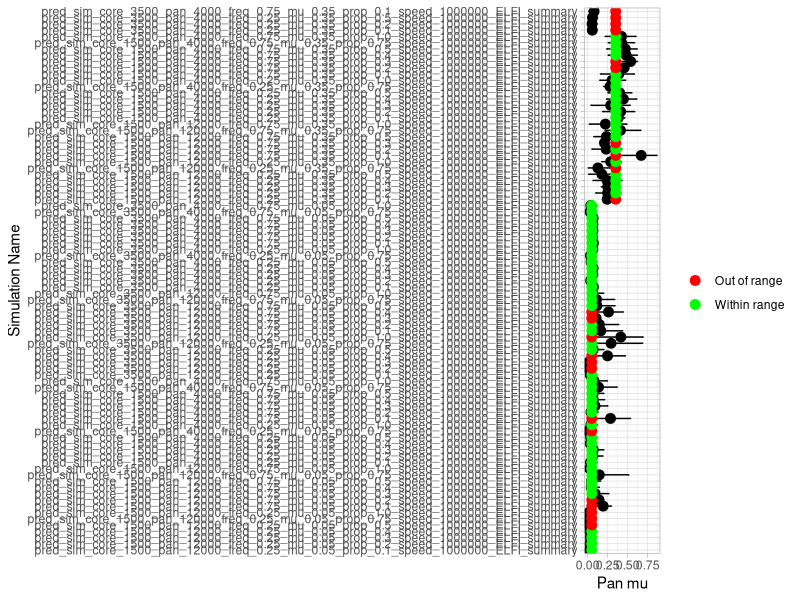
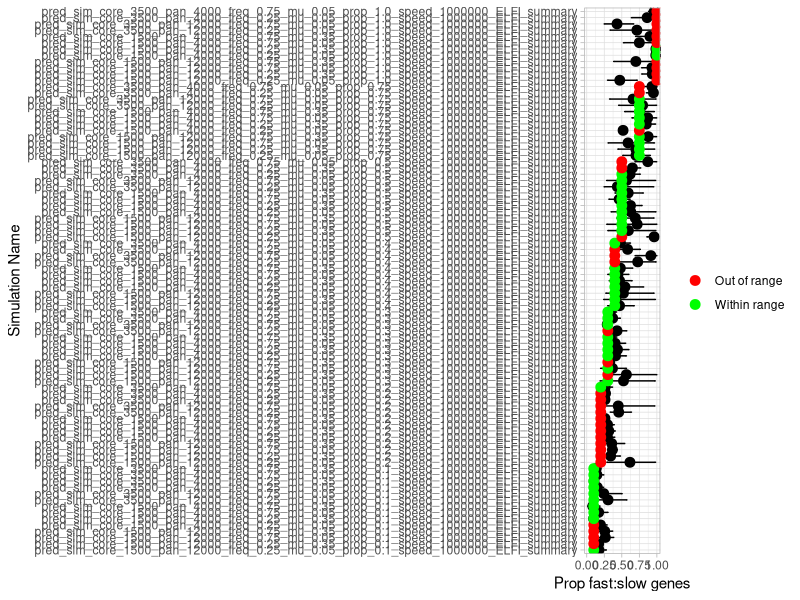
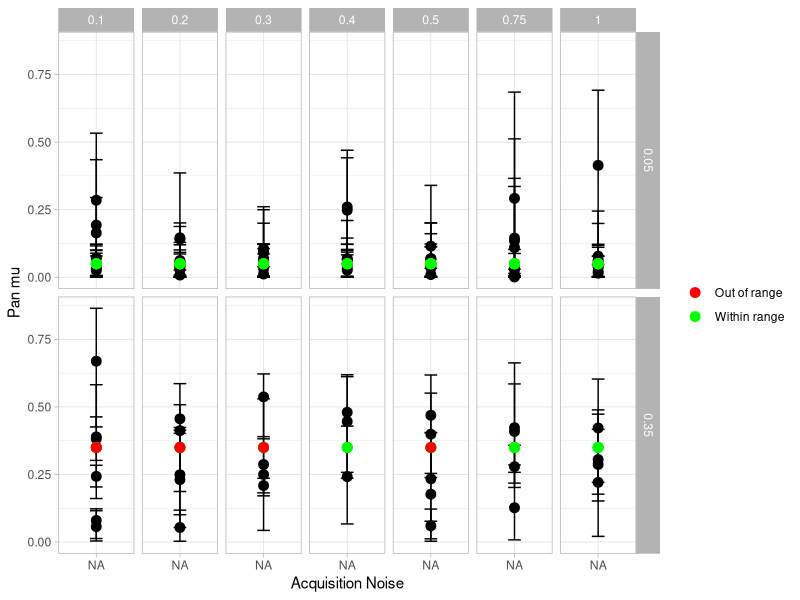

Here is the R script that generated these plots, in order: (Note: this script raises an error after producing the figures.)
library(ggplot2)
library(dplyr)

#df <- read.csv("results/predictions_negative_exp_3param_canberra_ngen200_hypparam_check_moderate_no_logit_BOLFI_parsed.txt", sep = "\t")
df <- read.csv("results/predictions_negative_exp_3param_canberra_ngen200_hypparam_check_moderate_no_logit_more_params_BOLFI_parsed.txt", sep = "\t")


df$core <- as.numeric(sub(".*core_(\\d+)_.*", "\\1", df$Name))
df$pan <- as.numeric(sub(".*pan_(\\d+)_.*", "\\1", df$Name))
df$freq <- as.numeric(sub(".*freq_([0-9.]+)_.*", "\\1", df$Name))
df$mu <- as.numeric(sub(".*mu_([0-9.]+)_.*", "\\1", df$Name))
df$prop <- as.numeric(sub(".*prop_([0-9.]+)_.*", "\\1", df$Name))
df$speed <- as.numeric(sub(".*speed_(\\d+)_.*", "\\1", df$Name))
df$initev <- as.numeric(sub(".*initev_(\\d+)_.*", "\\1", df$Name))
df$nevid <- as.numeric(sub(".*nevid_(\\d+)_.*", "\\1", df$Name))
df$updint <- as.numeric(sub(".*updint_(\\d+)_.*", "\\1", df$Name))
df$acqnoise <- as.numeric(sub(".*acqnoise_([0-9.]+)_.*", "\\1", df$Name))
df$thresh <- as.numeric(sub(".*thresh_([0-9.]+)_.*", "\\1", df$Name))

# split dfs
pan_mu_df <- subset(df, Param == "pan_mu")
prop_df <- subset(df, Param == "proportion")

pan_mu_df <- pan_mu_df %>%
  arrange(mu) 
pan_mu_df$Name <- factor(pan_mu_df$Name, levels = pan_mu_df$Name)
prop_df <- prop_df %>%
  arrange(prop)
prop_df$Name <- factor(prop_df$Name, levels = prop_df$Name)

# summary graphs
{
  p <- ggplot(pan_mu_df, aes(y = Name)) +
    # Horizontal range for Cred_2.5 to Cred_97.5
    geom_errorbarh(aes(xmin = Cred_2.5, xmax = Cred_97.5), height = 0.2) +
    # Point for Mean
    geom_point(aes(x = Mean), color = "black", size = 3) +
    # Conditional point for mu or prop with color based on range inclusion
    geom_point(
      aes(
        x = ifelse(Param == "pan_mu", mu, prop),
        color = ifelse((Param == "pan_mu" & mu >= Cred_2.5 & mu <= Cred_97.5) |
                         (Param == "proportion" & prop >= Cred_2.5 & prop <= Cred_97.5), 
                       "Within range", "Out of range")
      ),
      size = 3
    ) +
    # Define custom colors for the conditional points
    scale_color_manual(values = c("Within range" = "green", "Out of range" = "red")) +
    # Labels and theme
    labs(x = "Pan mu", y = "Simulation Name", color = "") +
    theme_light() +
    facet_grid()
  p
  
  ggsave("pan_mu_comparison.png")
  
  p <- ggplot(prop_df, aes(y = Name)) +
    # Horizontal range for Cred_2.5 to Cred_97.5
    geom_errorbarh(aes(xmin = Cred_2.5, xmax = Cred_97.5), height = 0.2) +
    # Point for Mean
    geom_point(aes(x = Mean), color = "black", size = 3) +
    # Conditional point for mu or prop with color based on range inclusion
    geom_point(
      aes(
        x = ifelse(Param == "pan_mu", mu, prop),
        color = ifelse((Param == "pan_mu" & mu >= Cred_2.5 & mu <= Cred_97.5) |
                         (Param == "proportion" & prop >= Cred_2.5 & prop <= Cred_97.5), 
                       "Within range", "Out of range")
      ),
      size = 3
    ) +
    # Define custom colors for the conditional points
    scale_color_manual(values = c("Within range" = "green", "Out of range" = "red")) +
    # Labels and theme
    labs(x = "Prop fast:slow genes", y = "Simulation Name", color = "") +
    theme_light()
  p
  ggsave("prop_comparison.png")
}


# param comp graphs
{
  p <- ggplot(pan_mu_df, aes(x = factor(acqnoise))) +
    # Horizontal range for Cred_2.5 to Cred_97.5
    geom_errorbar(aes(ymin = Cred_2.5, ymax = Cred_97.5), width = 0.2) +
    # Point for Mean
    geom_point(aes(y = Mean), color = "black", size = 3) +
    # Conditional point for mu or prop with color based on range inclusion
    geom_point(
      aes(
        y = ifelse(Param == "pan_mu", mu, prop),
        color = ifelse((Param == "pan_mu" & mu >= Cred_2.5 & mu <= Cred_97.5) |
                         (Param == "proportion" & prop >= Cred_2.5 & prop <= Cred_97.5), 
                       "Within range", "Out of range")
      ),
      size = 3
    ) +
    # Define custom colors for the conditional points
    scale_color_manual(values = c("Within range" = "green", "Out of range" = "red")) +
    # Labels and theme
    labs(y = "Pan mu", x = "Acquisition Noise", color = "") +
    theme_light() +
    facet_grid(mu~prop)
  p
  
  ggsave("pan_mu_comparison_acqnoise.png")
  
  p <- ggplot(prop_df, aes(x = factor(acqnoise))) +
    # Horizontal range for Cred_2.5 to Cred_97.5
    geom_errorbar(aes(ymin = Cred_2.5, ymax = Cred_97.5), width = 0.2) +
    # Point for Mean
    geom_point(aes(y = Mean), color = "black", size = 3) +
    # Conditional point for mu or prop with color based on range inclusion
    geom_point(
      aes(
        y = ifelse(Param == "pan_mu", mu, prop),
        color = ifelse((Param == "pan_mu" & mu >= Cred_2.5 & mu <= Cred_97.5) |
                         (Param == "proportion" & prop >= Cred_2.5 & prop <= Cred_97.5), 
                       "Within range", "Out of range")
      ),
      size = 3
    ) +
    # Define custom colors for the conditional points
    scale_color_manual(values = c("Within range" = "green", "Out of range" = "red")) +
    # Labels and theme
    labs(y = "Prop fast:slow genes", x = "Acquisition Noise", color = "") +
    theme_light() +
    facet_grid(mu~prop)
  p
  
  p <- ggplot(, aes(y = Name)) +
    # Horizontal range for Cred_2.5 to Cred_97.5
    geom_errorbarh(aes(xmin = Cred_2.5, xmax = Cred_97.5), height = 0.2) +
    # Point for Mean
    geom_point(aes(x = Mean), color = "black", size = 3) +
    # Conditional point for mu or prop with color based on range inclusion
    geom_point(
      aes(
        x = ifelse(Param == "pan_mu", mu, prop),
        color = ifelse((Param == "pan_mu" & mu >= Cred_2.5 & mu <= Cred_97.5) |
                         (Param == "proportion" & prop >= Cred_2.5 & prop <= Cred_97.5), 
                       "Within range", "Out of range")
      ),
      size = 3
    ) +
    # Define custom colors for the conditional points
    scale_color_manual(values = c("Within range" = "green", "Out of range" = "red")) +
    # Labels and theme
    labs(x = "Prop fast:slow genes", y = "Simulation Name", color = "") +
    theme_light()
  p
  ggsave("prop_comparison_acqnoise.png")
}

# for presentation
{
  sub_df <- subset(df, acqnoise == 0.01)
  sub_df$Mean <- round(sub_df$Mean, digits = 2)
  sub_df$Cred_2.5 <- round(sub_df$Cred_2.5, digits = 2)
  sub_df$Cred_97.5 <- round(sub_df$Cred_97.5, digits = 2)
  
  # convert 0.0 to 1.0
  sub_df$prop[sub_df$prop == 0.0] <- 1.0
  
  sub_df$Value = ifelse((sub_df$Param == "pan_mu"),
                        sub_df$mu, sub_df$prop)
  # for dodging
  sub_df$NonValue = ifelse((sub_df$Param == "pan_mu"),
                           sub_df$prop, sub_df$mu)
  
  sub_df$Param[sub_df$Param == "pan_mu"] <- "Mutation Rate"
  sub_df$Param[sub_df$Param == "proportion"] <- "Proportion Fast:Slow Genes"
  
  sub_df$in_range <- ifelse((sub_df$Param == "Mutation Rate" & sub_df$mu >= sub_df$Cred_2.5 & sub_df$mu <= sub_df$Cred_97.5) |
           (sub_df$Param == "Proportion Fast:Slow Genes" & sub_df$prop >= sub_df$Cred_2.5 & sub_df$prop <= sub_df$Cred_97.5), 
         "Within range", "Out of range")
  
  # Set the dodge width
  dodge_width <- 0.5
  
  p <- ggplot(sub_df, aes(x = factor(Value), group = NonValue)) +
    # Horizontal range for Cred_2.5 to Cred_97.5 with dodge
    geom_errorbar(
      aes(ymin = Cred_2.5, ymax = Cred_97.5), 
      width = 0.2, 
      position = position_dodge(width = dodge_width)
    ) +
    # Point for Mean with dodge
    geom_point(
      aes(y = Mean), 
      color = "black", 
      size = 3, 
      position = position_dodge(width = dodge_width)
    ) +
    # Conditional point for mu or prop with color based on range inclusion with dodge
    geom_point(
      aes(
        y = ifelse(Param == "Mutation Rate", mu, prop),
        color = in_range
      ),
      size = 3,
      position = position_dodge(width = dodge_width)
    ) +
    # Define custom colors for the conditional points
    scale_color_manual(values = c("Within range" = "green", "Out of range" = "red"),
                       limits=c("Within range", "Out of range"), drop = F) +
    # Labels and theme
    labs(y = "Parameter Estimate", x = "Known Parameter Value", color = "") +
    theme_light() +
    facet_wrap(.~Param, scales = "free_x") +
    theme(axis.text.x = element_text(size = 14), axis.text.y = element_text(size = 12), axis.title=element_text(size=16,face="bold"), strip.text.x = element_text(size = 12), legend.title=element_text(size=14,face="bold"), legend.text=element_text(size=12), legend.position = "none")
  p
  
  ggsave("acqnoise_0.01_simulation_comparisons.png")
}

# for presentation, large param comparison
{
  sub_df <- df
  sub_df$Mean <- round(sub_df$Mean, digits = 2)
  sub_df$Cred_2.5 <- round(sub_df$Cred_2.5, digits = 2)
  sub_df$Cred_97.5 <- round(sub_df$Cred_97.5, digits = 2)
  
  # convert 0.0 to 1.0
  sub_df$prop[sub_df$prop == 0.0] <- 1.0
  
  sub_df$Value = ifelse((sub_df$Param == "pan_mu"),
                        sub_df$mu, sub_df$prop)
  # for dodging
  sub_df$NonValue = ifelse((sub_df$Param == "pan_mu"),
                           sub_df$prop, sub_df$mu)
  
  sub_df$Param[sub_df$Param == "pan_mu"] <- "Mutation Rate"
  sub_df$Param[sub_df$Param == "proportion"] <- "Proportion Fast:Slow Genes"
  
  sub_df$in_range <- ifelse((sub_df$Param == "Mutation Rate" & sub_df$mu >= sub_df$Cred_2.5 & sub_df$mu <= sub_df$Cred_97.5) |
                              (sub_df$Param == "Proportion Fast:Slow Genes" & sub_df$prop >= sub_df$Cred_2.5 & sub_df$prop <= sub_df$Cred_97.5), 
                            "Within range", "Out of range")
  
  
  sub_df$prop_factor <- as.factor(sub_df$prop)
  sub_df$facet_group <- paste(paste("Core: ", sub_df$core, sep = ""), paste("Pan: ", sub_df$pan, sep = ""), paste("Freq: ", sub_df$freq, sep = ""), sep = "\n")
  sub_df$mu_factor <- paste("Mu: ", sub_df$mu, sep = "")
  sub_df$facet_group_mu <- paste(paste("Core: ", sub_df$core, sep = ""), paste("Pan: ", sub_df$pan, sep = ""), paste("Freq: ", sub_df$freq, sep = ""), paste("Mu: ", sub_df$mu, sep = ""), sep = "\n")
  sub_df$facet_group_prop <- paste(paste("Core: ", sub_df$core, sep = ""), paste("Pan: ", sub_df$pan, sep = ""), paste("Freq: ", sub_df$freq, sep = ""), paste("Prop: ", sub_df$prop, sep = ""), sep = "\n")
  
  sub_df$range_size <- sub_df$Cred_97.5 - sub_df$Cred_2.5
  
  
  # split up results
  pan_mu_df <- subset(sub_df, Param == "Mutation Rate")
  prop_df <- subset(sub_df, Param == "Proportion Fast:Slow Genes")
  
  
  # should be 14 per group, if not rerun
  prop_df %>% 
    group_by(facet_group) %>%
    summarise(no_rows = length(facet_group))
  
  # Set the dodge width
  dodge_width <- 0.5
  
  p <- ggplot(prop_df, aes(y = prop_factor)) +
    # Horizontal range for Cred_2.5 to Cred_97.5
    geom_errorbarh(aes(xmin = Cred_2.5, xmax = Cred_97.5), height = 0.2) +
    # Point for Mean
    geom_point(aes(x = Mean), color = "black", size = 3) +
    # Conditional point for mu or prop with color based on range inclusion with dodge
    geom_point(
      aes(
        x = ifelse(Param == "Mutation Rate", mu, prop),
        color = in_range
      ),
      size = 3,
      position = position_dodge(width = dodge_width)
    ) +
    # Define custom colors for the conditional points
    scale_color_manual(values = c("Within range" = "green", "Out of range" = "red"),
                       limits=c("Within range", "Out of range"), drop = F) +
    # Labels and theme
    labs(x = "Estimated Proportion Fast:Slow Genes", y = "Actual Proportion Fast:Slow Genes", color = "Actual Value") +
    theme_light() +
    facet_grid(facet_group~mu_factor) +
    theme(strip.text = element_text(color = "white", size = 12),
          strip.text.y.right = element_text(angle = 0),
          axis.title=element_text(size=14,face="bold"),
          axis.text=element_text(size=10),
          legend.title=element_text(size=12, face="bold"), 
          legend.text=element_text(size=12)) +
    scale_x_continuous(limits = c(0, 1))
  p
  
  ggsave("prop_gridsearch.png", width = 10, height = 12)
  
  p <- ggplot(prop_df, aes(y = prop_factor)) +
    geom_point(
      aes(
        x = range_size,
        color = in_range
      ),
      size = 3,
      position = position_dodge(width = dodge_width)
    ) +
    # Define custom colors for the conditional points
    scale_color_manual(values = c("Within range" = "green", "Out of range" = "red"),
                       limits=c("Within range", "Out of range"), drop = F) +
    # Labels and theme
    labs(x = "Credible Interval Size", y = "Actual Proportion Fast:Slow Genes", color = "Actual Value") +
    theme_light() +
    facet_grid(facet_group~mu_factor) +
    theme(strip.text = element_text(color = "white", size = 12),
          strip.text.y.right = element_text(angle = 0),
          axis.title=element_text(size=14,face="bold"),
          axis.text=element_text(size=10),
          legend.title=element_text(size=12, face="bold"), 
          legend.text=element_text(size=12)) +
    scale_x_continuous(limits = c(0, 1))
  p
  
  ggsave("prop_cred_interval_gridsearch.png", width = 10, height = 12)
  
  p <- ggplot(pan_mu_df, aes(y = prop_factor)) +
    # Horizontal range for Cred_2.5 to Cred_97.5
    geom_errorbarh(aes(xmin = Cred_2.5, xmax = Cred_97.5), height = 0.2) +
    # Point for Mean
    geom_point(aes(x = Mean), color = "black", size = 3) +
    # Conditional point for mu or prop with color based on range inclusion with dodge
    geom_point(
      aes(
        x = ifelse(Param == "Mutation Rate", mu, prop),
        color = in_range
      ),
      size = 3,
      position = position_dodge(width = dodge_width)
    ) +
    # Define custom colors for the conditional points
    scale_color_manual(values = c("Within range" = "green", "Out of range" = "red"),
                       limits=c("Within range", "Out of range"), drop = F) +
    # Labels and theme
    labs(x = "Estimated Mu", y = "Actual Proportion Fast:Slow Genes", color = "Actual Value") +
    theme_light() +
    facet_grid(facet_group~mu_factor) +
    theme(strip.text = element_text(color = "white", size = 12),
          strip.text.y.right = element_text(angle = 0),
          axis.title=element_text(size=14,face="bold"),
          axis.text=element_text(size=10),
          legend.title=element_text(size=12, face="bold"), 
          legend.text=element_text(size=12)) +
    scale_x_continuous(limits = c(0, 1))
  p
  ggsave("pan_mu_gridsearch.png", width = 10, height = 12)
  
  p <- ggplot(pan_mu_df, aes(y = prop_factor)) +
    geom_point(
      aes(
        x = range_size,
        color = in_range
      ),
      size = 3,
      position = position_dodge(width = dodge_width)
    ) +
    # Define custom colors for the conditional points
    scale_color_manual(values = c("Within range" = "green", "Out of range" = "red"),
                       limits=c("Within range", "Out of range"), drop = F) +
    # Labels and theme
    labs(x = "Credible Interval Size", y = "Actual Proportion Fast:Slow Genes", color = "Actual Value") +
    theme_light() +
    facet_grid(facet_group~mu_factor) +
    theme(strip.text = element_text(color = "white", size = 12),
          strip.text.y.right = element_text(angle = 0),
          axis.title=element_text(size=14,face="bold"),
          axis.text=element_text(size=10),
          legend.title=element_text(size=12, face="bold"), 
          legend.text=element_text(size=12)) +
    scale_x_continuous(limits = c(0, 1))
  p
  
  ggsave("pan_mu_cred_interval_gridsearch.png", width = 10, height = 12)
  
  # get sensitivity
  # overall
  {
    df1 <- prop_df %>% 
      group_by(core, pan, freq, facet_group, Param) %>%
      summarize(
        Perc_correct = mean(in_range == "Within range"), 
        range_size = mean(range_size)
      )
    df2 <- pan_mu_df %>% 
      group_by(core, pan, freq, facet_group, Param) %>%
      summarize(
        Perc_correct = mean(in_range == "Within range"),
        range_size = mean(range_size)
      )
    df3 <- rbind(df1, df2)
    
    p <- ggplot(df3, aes(x = facet_group, y = Perc_correct)) + 
      geom_col() + facet_grid(Param~., scales = "free_x") + 
      scale_y_continuous(limits = c(0, 1)) + xlab("Parameter set") + ylab("Average Sensitivity") + 
      theme_light() + 
      theme(strip.text = element_text(color = "white", size = 12),
            #strip.text.y.right = element_text(angle = 0),
            axis.title=element_text(size=14,face="bold"),
            axis.text=element_text(size=10),
            legend.title=element_text(size=12, face="bold"), 
            legend.text=element_text(size=12))
    p
    ggsave("overall_sensitivity.png", width = 9, height = 6)
    
    p <- ggplot(df3, aes(x = facet_group, y = range_size)) + 
      geom_col() + facet_grid(Param~., scales = "free_x") + 
      scale_y_continuous(limits = c(0, 1)) + xlab("Parameter set") + ylab("Average Credible Interval Size") + 
      theme_light() + 
      theme(strip.text = element_text(color = "white", size = 12),
            #strip.text.y.right = element_text(angle = 0),
            axis.title=element_text(size=14,face="bold"),
            axis.text=element_text(size=10),
            legend.title=element_text(size=12, face="bold"), 
            legend.text=element_text(size=12))
    p
    ggsave("overall_cred_interval_size.png", width = 9, height = 6)
  }
  
  # by mu
  {
    df1 <- prop_df %>% 
      group_by(core, pan, freq, facet_group, Param, mu) %>%
      summarize(
        Perc_correct = mean(in_range == "Within range"), 
        range_size = mean(range_size)
      )
    df2 <- pan_mu_df %>% 
      group_by(core, pan, freq, facet_group, Param, mu) %>%
      summarize(
        Perc_correct = mean(in_range == "Within range"),
        range_size = mean(range_size)
      )
    df3 <- rbind(df1, df2)
    
    p <- ggplot(df3, aes(x = facet_group, y = Perc_correct)) + 
      geom_col() + facet_grid(Param~mu, scales = "free_x") + 
      scale_y_continuous(limits = c(0, 1)) + xlab("Parameter set") + ylab("Average Sensitivity") + 
      theme_light() + 
      theme(strip.text = element_text(color = "white", size = 12),
            #strip.text.y.right = element_text(angle = 0),
            axis.title=element_text(size=14,face="bold"),
            axis.text=element_text(size=10),
            legend.title=element_text(size=12, face="bold"), 
            legend.text=element_text(size=12))
    p
    ggsave("by_mu_sensitivity.png", width = 14, height = 6)
    
    p <- ggplot(df3, aes(x = facet_group, y = range_size)) + 
      geom_col() + facet_grid(Param~mu, scales = "free_x") + 
      scale_y_continuous(limits = c(0, 1)) + xlab("Parameter set") + ylab("Average Credible Interval Size") + 
      theme_light() + 
      theme(strip.text = element_text(color = "white", size = 12),
            #strip.text.y.right = element_text(angle = 0),
            axis.title=element_text(size=14,face="bold"),
            axis.text=element_text(size=10),
            legend.title=element_text(size=12, face="bold"), 
            legend.text=element_text(size=12))
    p
    ggsave("by_mu_cred_interval_size.png", width = 14, height = 6)
  }
  
  # by prop
  {
    df1 <- prop_df %>% 
      group_by(core, pan, freq, facet_group, Param, prop) %>%
      summarize(
        Perc_correct = mean(in_range == "Within range"),
        range_size = mean(range_size)
      )
    df2 <- pan_mu_df %>% 
      group_by(core, pan, freq, facet_group, Param, prop) %>%
      summarize(
        Perc_correct = mean(in_range == "Within range"),
        range_size = mean(range_size)
      )
    
    df3 <- rbind(df1, df2)
    
    p <- ggplot(df3, aes(x = facet_group, y = Perc_correct)) + 
      geom_col() + facet_grid(prop~Param, scales = "free_x") + 
      scale_y_continuous(limits = c(0, 1)) + xlab("Parameter set") + ylab("Average Sensitivity") + 
      theme_light() + 
      theme(strip.text = element_text(color = "white", size = 12),
            #strip.text.y.right = element_text(angle = 0),
            axis.title=element_text(size=14,face="bold"),
            axis.text=element_text(size=10),
            legend.title=element_text(size=12, face="bold"), 
            legend.text=element_text(size=12))
    p
    ggsave("by_prop_sensitivity.png", width = 14, height = 6)
    
    p <- ggplot(df3, aes(x = facet_group, y = range_size)) + 
      geom_col() + facet_grid(prop~Param, scales = "free_x") + 
      scale_y_continuous(limits = c(0, 1)) + xlab("Parameter set") + ylab("Average Credible Interval Size") + 
      theme_light() + 
      theme(strip.text = element_text(color = "white", size = 12),
            #strip.text.y.right = element_text(angle = 0),
            axis.title=element_text(size=14,face="bold"),
            axis.text=element_text(size=10),
            legend.title=element_text(size=12, face="bold"), 
            legend.text=element_text(size=12))
    p
    ggsave("by_prop_cred_interval_size.png", width = 14, height = 6)
  }
}


